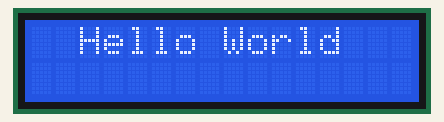
This sketch was run on a simulated Arduino Uno, built with avr-gcc and run on an emulated ATmega328P. Shown: 16×2 character LCD.

Above: at 0.1 s.
At 1.1 s:
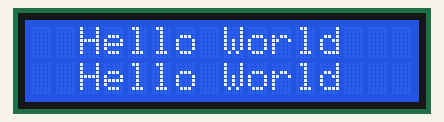

The sketch:

LCD_Hello.ino
```cpp
#include <LiquidCrystal.h>
const int rs = 12, en = 8, d4 = 5, d5 = 4, d6 = 13, d7 = 2;
LiquidCrystal lcd(rs, en, d4, d5, d6, d7);
void setup()
{
  			  lcd.begin(16, 2);
              lcd.setCursor(2, 0);
              lcd.print("Hello World");
  			  delay(1000);
}
void loop()
{
  lcd.setCursor(2,1);
  lcd.print("Hello World");
}
```
